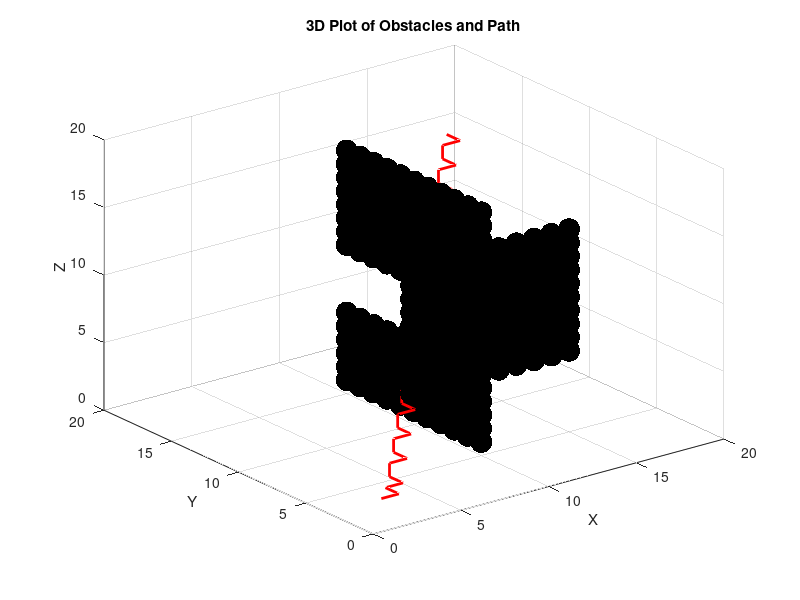

Write the MATLAB code that produced this figure.
%% RESULTS VISUALIZATION OF THE 3D A* ALGORITHM

result_path = [[2, 2, 1]; [2, 3, 1]; [3, 3, 1]; [3, 4, 1]; [4, 4, 1]; [4, 4, 2]; [4, 5, 2]; ...
    [5, 5, 2]; [5, 5, 3]; [5, 6, 3]; [6, 6, 3]; [6, 6, 4]; [6, 7, 4]; [7, 7, 4]; [7, 7, 5]; ...
    [7, 8, 5]; [8, 8, 5]; [8, 8, 6]; [8, 9, 6]; [9, 9, 6]; [9, 9, 7]; [9, 10, 7]; [10, 10, 7]; ...
    [10, 10, 8]; [10, 11, 8]; [11, 11, 8]; [11, 11, 9]; [11, 12, 9]; [12, 12, 9]; [12, 12, 10]; ...
    [12, 13, 10]; [13, 13, 10]; [13, 13, 11]; [13, 14, 11]; [14, 14, 11]; [14, 14, 12]; [14, 15, 12]; ...
    [15, 15, 12]; [15, 15, 13]; [15, 16, 13]; [16, 16, 13]; [16, 16, 14]; [16, 17, 14]; [17, 17, 14]; ...
    [17, 17, 15]; [17, 18, 15]; [18, 18, 15]];

grid = zeros(20, 20, 20);  % 20x20 grid, all free space initially
% Add some obstacles
grid(5:15, 10, 1:6) = 1;  % Vertical wall
grid(5:15, 10, 11:18) = 1;  % Vertical wall
grid(5, 6:15, 6:15) = 1;   % Horizontal wall

% Find the coordinates of the obstacles
[rows, cols, heights] = ind2sub(size(grid), find(grid == 1));

% Plot obstacles using scatter3 in black
scatter3(cols, rows, heights, 250, 'k', 'filled','o'); hold on;
% Plot the path with red color
% scatter3(result_path(:,2), result_path(:,1), result_path(:,3), 50, 'r', 'filled');
% Plot the path with red color and connect the points with a line
plot3(result_path(:,2), result_path(:,1), result_path(:,3), 'r-', 'LineWidth', 2);

xlabel('X');
ylabel('Y');
zlabel('Z');
% axis equal;
xlim([0, 20])
ylim([0, 20])
zlim([0, 20])
title('3D Plot of Obstacles and Path');

% % Plot the points in 3D with color according to the 4th column
% figure;
% h = scatter3(x, y, z, 50, color, 'filled');  % 50 is the marker size
% colormap('turbo(20)');  % You can replace 'jet' with any other colormap like 'parula', 'cool', 'hot', etc.
% colorbar;  % Optional: to show a color scale
% axis equal
% alpha = 0.5;
% % set(h, 'MarkerEdgeAlpha', alpha, 'MarkerFaceAlpha', alpha)    # activate just when checking, it takes a lot of resources







